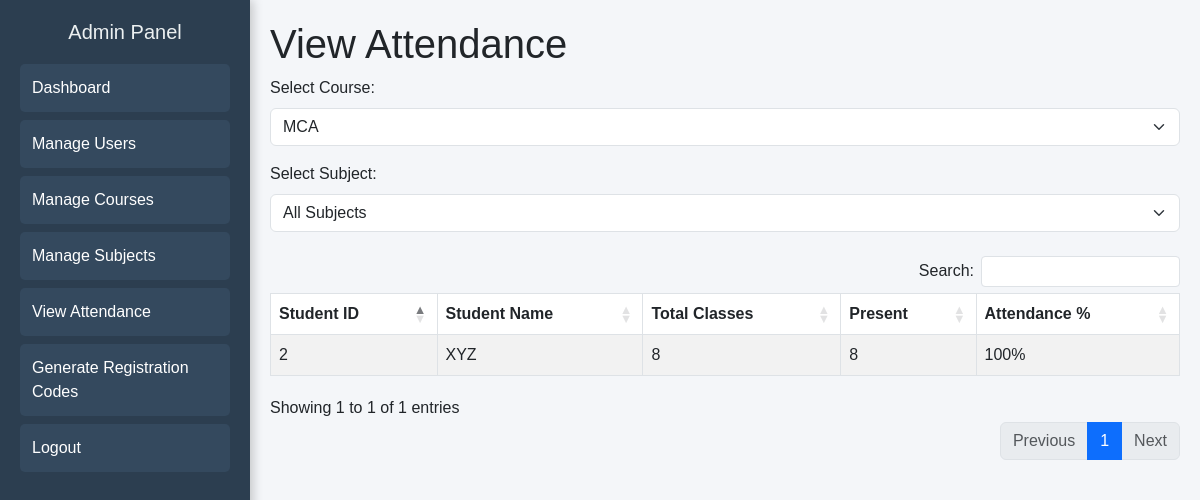
/admin/view_attendance.php?course_id=4 (signed in), run on the app's committed database.
### tables this page shows
CREATE TABLE `users` (
  `id` int(11) NOT NULL,
  `name` varchar(255) NOT NULL,
  `email` varchar(255) NOT NULL,
  `password` varchar(255) NOT NULL,
  `role` enum('admin','teacher','student') NOT NULL,
  `course_id` int(11) DEFAULT NULL
);

### admin/view_attendance.php (the view, shortened to what this page needs)
<?php
include '../db/db_connect.php';
$courses_query = "SELECT id, course_name FROM courses";
$courses_result = $conn->query($courses_query);
$course_id = isset($_GET['course_id']) ? $_GET['course_id'] : '';
$subject_id = isset($_GET['subject_id']) ? $_GET['subject_id'] : '';
$attendance_result = [];
if (!empty($subject_id)) {
    $query = "SELECT u.id AS student_id, u.name AS student_name,
                COUNT(a.id) AS total_classes,
                SUM(CASE WHEN a.status = 'present' THEN 1 ELSE 0 END) AS present_count
              FROM users u
              LEFT JOIN attendance a ON u.id = a.student_id AND a.subject_id = ?
              JOIN student_subjects ss ON ss.student_id = u.id
              WHERE ss.subject_id = ?
              GROUP BY u.id, u.name";
    $stmt = $conn->prepare($query);
    $stmt->bind_param("ii", $subject_id, $subject_id);
    $stmt->execute();
    $attendance_result = $stmt->get_result();
    $mode = "subject";
} else {
    $query = "SELECT u.id AS student_id, u.name AS student_name,
                COUNT(a.id) AS total_classes,
                SUM(CASE WHEN a.status = 'present' THEN 1 ELSE 0 END) AS present_count
              FROM users u
              LEFT JOIN attendance a ON u.id = a.student_id
              JOIN student_subjects ss ON ss.student_id = u.id
              JOIN subjects s ON ss.subject_id = s.id";
    if (!empty($course_id)) {
        $query .= " WHERE s.course_id = ?";
    }
    $query .= " GROUP BY u.id, u.name";
    if (!empty($course_id)) {
        $stmt = $conn->prepare($query);
        $stmt->bind_param("i", $course_id);
    } else {
        $stmt = $conn->prepare($query);
    }
    $stmt->execute();
    $attendance_result = $stmt->get_result();
}
?>
<!DOCTYPE html>
<html lang="en">
<head>
    <link rel="stylesheet" href="https://cdn.jsdelivr.net/npm/bootstrap@5.3.0/dist/css/bootstrap.min.css">
    <link rel="stylesheet" href="https://cdn.datatables.net/1.13.6/css/dataTables.bootstrap5.min.css">
    <link rel="stylesheet" href="https://cdn.datatables.net/buttons/2.4.1/css/buttons.bootstrap5.min.css">
    <link rel="stylesheet" href="https://code.jquery.com/ui/1.13.2/themes/base/jquery-ui.css">
    <link rel="stylesheet" href="../style/admin_styles.css">
</head>
<body>
    <div class="admin-container">
        <aside class="admin-sidebar">
            <h2>Admin Panel</h2>
            <a href="admin_dashboard.php">Dashboard</a>
            <a href="manage_users.php">Manage Users</a>
            <a href="manage_courses.php">Manage Courses</a>
            <a href="manage_subjects.php">Manage Subjects</a>
            <a href="view_attendance.php" class="active">View Attendance</a>
            <a href="generate_codes.php">Generate Registration Codes</a>
            <a href="logout.php">Logout</a>
        </aside>
        <main class="admin-content">
            <h1>View Attendance</h1>
            <form method="GET" class="mb-3">
                <label for="course" class="form-label">Select Course:</label>
                <select name="course_id" id="course" class="form-select" onchange="this.form.submit()">
                    <?php while ($course = $courses_result->fetch_assoc()) { ?>
                        <option value="<?php echo $course['id']; ?>" <?php if ($course_id == $course['id']) echo 'selected'; ?>>
                            <?php echo $course['course_name']; ?>
                        </option>
                    <?php } ?>
                </select>
            </form>
            <form method="GET">
                <label for="subject" class="form-label">Select Subject:</label>
                <select name="subject_id" id="subject" class="form-select" onchange="this.form.submit()">
                    <option value="">All Subjects</option>
                </select>
            </form>
            <br>
            <div class="table-responsive">
            <table  id="attendanceTable" class="table table-bordered table-striped mt-3">
                <thead>
                    <tr>
                        <th>Student ID</th>
                        <th>Student Name</th>
                        <th>Total Classes</th>
                        <th>Present</th>
                        <th>Attendance %</th>
                    </tr>
                </thead>
                <tbody>
                    <?php while ($row = $attendance_result->fetch_assoc()) {
                        $total = $row['total_classes'];
                        $present = $row['present_count'];
                        $percentage = $total > 0 ? round(($present / $total) * 100, 2) : 0;
                    ?>
                        <tr>
                            <td><?php echo $row['student_id']; ?></td>
                            <td><?php echo $row['student_name']; ?></td>
                            <td><?php echo $total; ?></td>
                            <td><?php echo $present; ?></td>
                            <td><?php echo $percentage; ?>%</td>
                        </tr>
                    <?php } ?>
                </tbody>
            </table>
        </div>
        </main>
    </div>
</body>
</html>

### style/admin_styles.css (style rules this page uses)
body { font-family: Arial, sans-serif; margin: 0; padding: 0; background-color: #f4f6f9; }
.admin-sidebar { width: 250px; height: 100vh; background: #2c3e50; padding: 20px; position: fixed; left: 0; top: 0; color: white; box-shadow: 3px 0 10px rgba(0, 0, 0, 0.2); }
.admin-sidebar h2 { font-size: 20px; text-align: center; color: #ecf0f1; margin-bottom: 20px; }
.admin-sidebar a { display: block; padding: 12px; color: white; text-decoration: none; border-radius: 5px; margin-top: 8px; background: #34495e; transition: background 0.3s ease-in-out; }
.admin-content { margin-left: 250px; padding: 20px; }

### data on the page
users: id "2", name "XYZ", total "8", present "8", percentage "100"

### other printed values
form field course_id "MCA"
